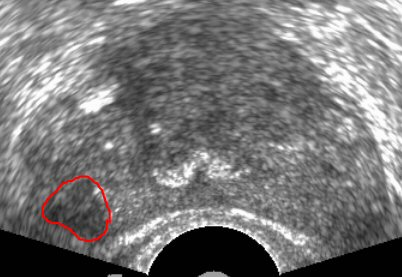
#> input picture OpenCV/teaching/teaching1.jpg, 402 x 277 px; its folder holds 4 pictures in this run
$ python HSV.py   (older library calls are emulated)
#> lines starting #> are read from the running program, lines starting #| are printed output that depends on the picture; after the words box and inside, x2 and y2 are one past the last pixel; in counts of white or black regions, pixels touching at a corner belong together; pictures that were not available may be replaced by others from this repository, and a replacement may not be noted
import cv2
import numpy as np


for k in range(51):
    img = cv2.imread('./teaching/teaching'+str(k+1)+'.jpg')
#> img is the input picture: shape (277, 402, 3); mean B, G, R 117.6, 117.6, 118.6
    img2 = cv2.imread('./teaching/test.jpg')
    img3 = cv2.imread('./images_mapped/image'+str(k+1)+'.jpg')
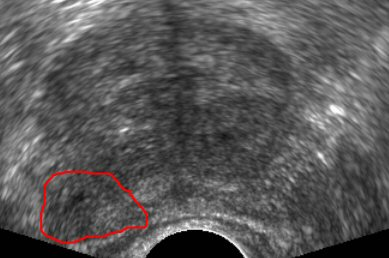
#> input picture OpenCV/teaching/teaching11.jpg, 389 x 258 px, given in place of image1.jpg, which was not available
#> img3 is the input picture: shape (258, 389, 3); mean B, G, R 87.1, 87.1, 88.7

    img = cv2.resize(img, (255, 255), interpolation=cv2.INTER_AREA)
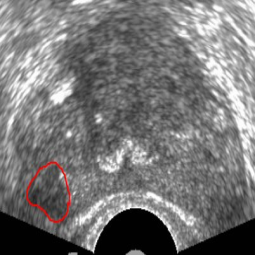
#> img: shape (255, 255, 3); mean B, G, R 117.6, 117.6, 118.6
    img2 = cv2.resize(img2, (255, 255), interpolation=cv2.INTER_AREA)
    img3 = cv2.resize(img3, (255, 255), interpolation=cv2.INTER_AREA)
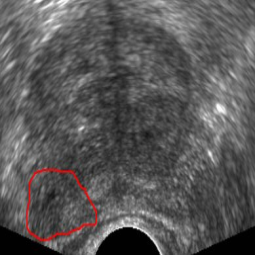
#> img3: shape (255, 255, 3); mean B, G, R 87.1, 87.1, 88.7
    for i in range(img.shape[0]):
        for j in range(img.shape[1]):
            if img[i,j][2]>130 and img[i,j][1]<100 and img[i,j][0]<100:
                break
            else:
                img2[i,j] = [0,0,0]
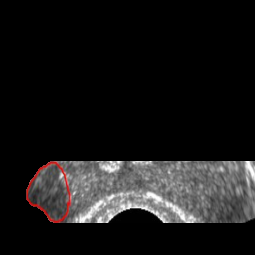
#> img2: shape (255, 255, 3); mean B, G, R 24.1, 24.1, 25.1
    for j in range(img.shape[1]):
        for i in range(img.shape[0]):
            if img[i,j][2]>130 and img[i,j][1]<100 and img[i,j][0]<100:
                break
            else:
                img2[i,j] = [0,0,0]
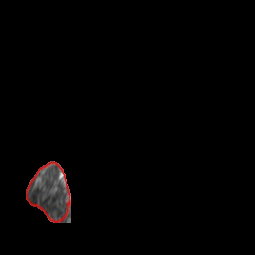
#> img2: shape (255, 255, 3); 17.8% of pixels changed, all inside (x1, y1, x2, y2) = (55, 161, 255, 223)

    for i in range(img.shape[0]-1, 0, -1):
        for j in range(img.shape[1]-1, 0, -1):
            if img[i,j][2]>130 and img[i,j][1]<100 and img[i,j][0]<100:
                break
            else:
                img2[i,j] = [0,0,0]
#> img2: shape (255, 255, 3); 0.12% of pixels changed, all inside (x1, y1, x2, y2) = (60, 196, 71, 223)
    for j in range(img.shape[1]-1, 0, -1):
        for i in range(img.shape[0]-1, 0, -1):
            if img[i,j][2]>130 and img[i,j][1]<100 and img[i,j][0]<100:
                break
            else:
                img2[i,j] = [0,0,0]
#> (the run stopped early here; a loop or call above may not have finished)
